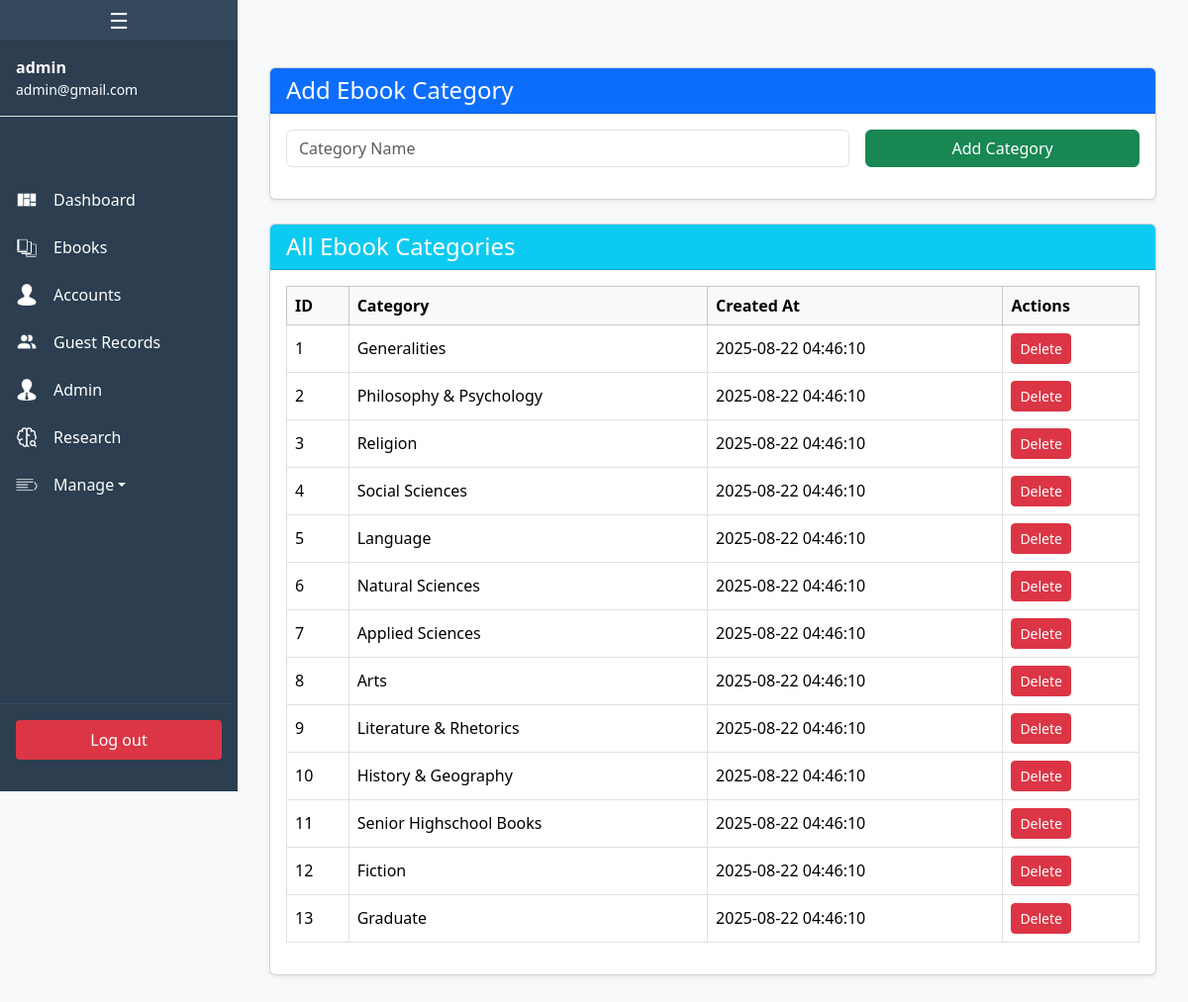
The app's page /tabs/admin/ebook_categories.php (signed in) with its own data.
### tables this page shows
CREATE TABLE `users` (
  `id` bigint(20) UNSIGNED NOT NULL,
  `username` varchar(255) NOT NULL,
  `email` varchar(255) NOT NULL,
  `email_verified_at` timestamp NULL DEFAULT NULL,
  `password` varchar(255) NOT NULL,
  `status` enum('inactive','active') NOT NULL,
  `remember_token` varchar(100) DEFAULT NULL,
  `created_at` timestamp NULL DEFAULT NULL,
  `updated_at` timestamp NULL DEFAULT NULL
);

CREATE TABLE `ebook_category` (
  `id` bigint(20) UNSIGNED NOT NULL,
  `category` varchar(255) NOT NULL,
  `created_at` timestamp NULL DEFAULT NULL,
  `updated_at` timestamp NULL DEFAULT NULL
);

### tabs/admin/ebook_categories.php (the view, shortened to what this page needs)
<?php
include 'sidebar.php';
$categories = $conn->query("SELECT * FROM ebook_category ORDER BY created_at DESC");
?>
<!DOCTYPE html>
<html lang="en">
<head>
    <link href="https://cdn.jsdelivr.net/npm/bootstrap@5.3.1/dist/css/bootstrap.min.css" rel="stylesheet">
</head>
<body class="bg-light">
<div id="main-content" style="padding:20px;">
    <div class="container my-5">
    <div class="card mb-4 shadow-sm">
        <div class="card-header bg-primary text-white">
            <h4 class="mb-0">Add Ebook Category</h4>
        </div>
        <div class="card-body">
            <form method="post" class="row g-3">
                <div class="col-md-8">
                    <input type="text" name="category" class="form-control" placeholder="Category Name" required>
                </div>
                <div class="col-md-4">
                    <button type="submit" name="add_category" class="btn btn-success w-100">Add Category</button>
                </div>
            </form>
        </div>
    </div>
    <div class="card shadow-sm">
        <div class="card-header bg-info text-white">
            <h4 class="mb-0">All Ebook Categories</h4>
        </div>
        <div class="card-body">
            <table class="table table-bordered table-hover align-middle">
                <thead class="table-light">
                    <tr>
                        <th>ID</th>
                        <th>Category</th>
                        <th>Created At</th>
                        <th>Actions</th>
                    </tr>
                </thead>
                <tbody>
                    <?php while ($row = $categories->fetch_assoc()): ?>
                    <tr>
                        <td><?= $row['id'] ?></td>
                        <td><?= htmlspecialchars($row['category']) ?></td>
                        <td><?= $row['created_at'] ?></td>
                        <td>
                            <a href="?delete_id=<?= $row['id'] ?>" class="btn btn-danger btn-sm" onclick="return confirm('Are you sure you want to delete this category?')">Delete</a>
                        </td>
                    </tr>
                    <?php endwhile; ?>
                </tbody>
            </table>
        </div>
    </div>
</div>
</div>
</body>
</html>

### tabs/admin/sidebar.php (shortened to what this page needs)
<?php
include '../../database/db_connect.php';
$user = null;
if (isset($_SESSION['user_id'])) {
    $stmt = $conn->prepare("SELECT * FROM users WHERE id=? LIMIT 1");
    $stmt->bind_param("i", $_SESSION['user_id']);
    $stmt->execute();
    $result = $stmt->get_result();
    $user = $result->fetch_assoc();
}
?>
<div id="sidebar" class="sidebar">
    <button id="toggleSidebar" class="toggle-btn" aria-label="Toggle Sidebar">☰</button>
    <?php if ($user): ?>
    <div class="account-info p-3 border-bottom">
        <strong><?= htmlspecialchars($user['username']) ?></strong><br>
        <small><?= htmlspecialchars($user['email']) ?></small>
    </div>
    <?php endif; ?>
    <ul class="menu">
        <li>
            <a href="dashboard.php">
                <img src="../../images/icons/dashboard.png" class="icon" alt="Dashboard">
                <span class="label">Dashboard</span>
            </a>
        </li>
        <li>
            <a href="ebooks.php">
                <img src="../../images/icons/Books.png" class="icon" alt="Ebooks">
                <span class="label">Ebooks</span>
            </a>
        </li>
        <li>
            <a href="accounts.php">
                <img src="../../images/icons/user_setup.png" class="icon" alt="Accounts">
                <span class="label">Accounts</span>
            </a>
        </li>
        <li>
            <a href="guest_record.php">
                <img src="../../images/icons/admin.png" class="icon" alt="Guests">
                <span class="label">Guest Records</span>
            </a>
        </li>
        <li>
            <a href="admin.php">
                <img src="../../images/icons/admin_setup.png" class="icon" alt="Guests">
                <span class="label">Admin</span>
            </a>
        </li>
        <li>
            <a href="research.php">
                <img src="../../images/icons/research.png" class="icon" alt="Research">
                <span class="label">Research</span>
            </a>
        </li>
        <li class="dropdown">
            <a href="#" class="dropdown-toggle">
                <img src="../../images/icons/Setup.png" class="icon" alt="Settings">
                <span class="label">Manage</span>
            </a>
        </li>
    </ul>
    <?php if ($user): ?>
    <div class="logout-section">
        <form method="POST">
            <button type="submit" name="logout" class="logout-btn">Log out</button>
        </form>
    </div>
    <?php endif; ?>
</div>

### tabs/admin/sidebar.php (style rules this page uses)
.sidebar { position: fixed; top: 0; left: 0; height: 100vh; width: 240px; background-color: #2c3e50; color: white; display: flex; flex-direction: column; transition: width 0.3s ease; z-index: 1000; overflow-y: auto; }
.toggle-btn { background: #1a252f; border: none; color: white; font-size: 22px; width: 100%; height: 40px; cursor: pointer; display: flex; align-items: center; justify-content: center; }
.menu { list-style: none; padding: 60px 0 0 0; margin: 0; flex-grow: 1; }
.menu li { margin: 0; }
.menu a { display: flex; align-items: center; padding: 0.75rem 1rem; text-decoration: none; color: white; transition: background 0.2s ease; white-space: nowrap; }
.icon { width: 22px; height: 22px; filter: brightness(0) invert(1); flex-shrink: 0; }
.label { margin-left: 1rem; transition: opacity 0.2s ease, margin 0.2s ease; opacity: 1; }
.logout-section { padding: 1rem; border-top: 1px solid #34495e; }
.logout-btn { width: 100%; background-color: #dc3545; border: none; padding: 8px 0; border-radius: 4px; color: white; cursor: pointer; transition: background-color 0.2s; }

### records on screen
users: username "admin", email "admin@gmail.com"
ebook_category: id "1", category "Generalities", created_at "2025-08-22 04:46:10"
ebook_category: id "2", category "Philosophy & Psychology", created_at "2025-08-22 04:46:10"
ebook_category: id "3", category "Religion", created_at "2025-08-22 04:46:10"
ebook_category: id "4", category "Social Sciences", created_at "2025-08-22 04:46:10"
ebook_category: id "5", category "Language", created_at "2025-08-22 04:46:10"
ebook_category: id "6", category "Natural Sciences", created_at "2025-08-22 04:46:10"
ebook_category: id "7", category "Applied Sciences", created_at "2025-08-22 04:46:10"
ebook_category: id "8", category "Arts", created_at "2025-08-22 04:46:10"
ebook_category: id "9", category "Literature & Rhetorics", created_at "2025-08-22 04:46:10"
ebook_category: id "10", category "History & Geography", created_at "2025-08-22 04:46:10"
ebook_category: id "11", category "Senior Highschool Books", created_at "2025-08-22 04:46:10"
ebook_category: id "12", category "Fiction", created_at "2025-08-22 04:46:10"
ebook_category: id "13", category "Graduate", created_at "2025-08-22 04:46:10"
